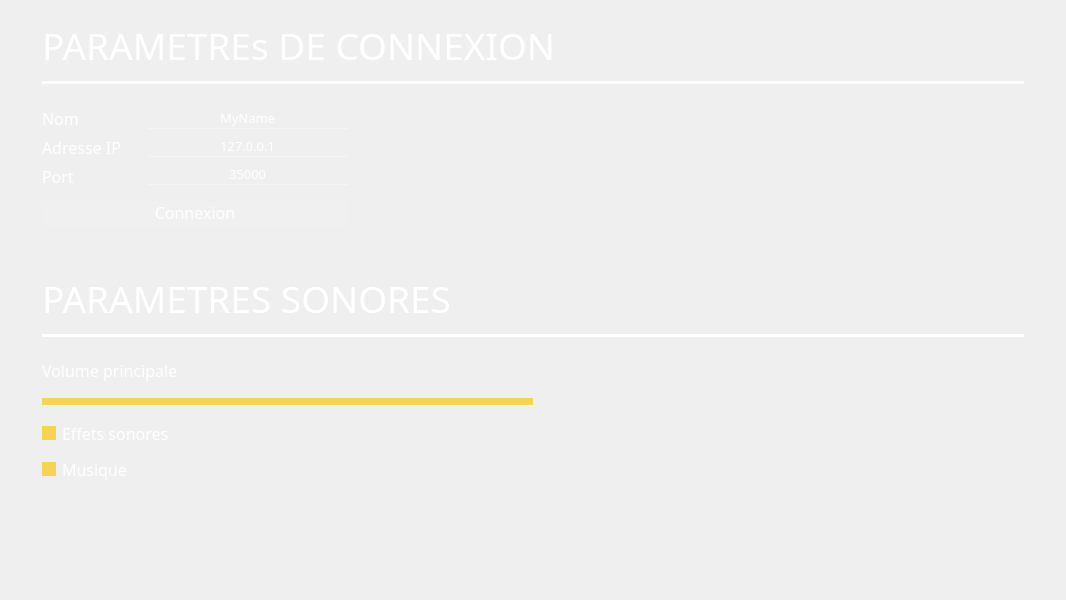
<?xml version="1.0" encoding="UTF-8"?>
<ui version="4.0">
 <class>W_ScreenSettings</class>
 <widget class="QWidget" name="W_ScreenSettings">
  <property name="geometry">
   <rect>
    <x>0</x>
    <y>0</y>
    <width>1066</width>
    <height>600</height>
   </rect>
  </property>
  <property name="windowTitle">
   <string>Form</string>
  </property>
  <layout class="QHBoxLayout" name="horizontalLayout_5">
   <item>
    <spacer name="horizontalSpacer_4">
     <property name="orientation">
      <enum>Qt::Horizontal</enum>
     </property>
     <property name="sizeHint" stdset="0">
      <size>
       <width>40</width>
       <height>20</height>
      </size>
     </property>
    </spacer>
   </item>
   <item>
    <widget class="QScrollArea" name="scrollArea">
     <property name="minimumSize">
      <size>
       <width>1000</width>
       <height>0</height>
      </size>
     </property>
     <property name="styleSheet">
      <string notr="true">QScrollBar
{
	border: none;
	background-color:rgba(250,250,250,50);
	width:10px;
	margin: 0px 0px 0px 0px;
	border-radius:5px;
}

QWidget
{
background-color:rgba(0,0,0,0);
}

QFrame
{
	border: none;
}</string>
     </property>
     <property name="verticalScrollBarPolicy">
      <enum>Qt::ScrollBarAlwaysOff</enum>
     </property>
     <property name="horizontalScrollBarPolicy">
      <enum>Qt::ScrollBarAlwaysOff</enum>
     </property>
     <property name="sizeAdjustPolicy">
      <enum>QAbstractScrollArea::AdjustToContents</enum>
     </property>
     <property name="widgetResizable">
      <bool>true</bool>
     </property>
     <property name="alignment">
      <set>Qt::AlignCenter</set>
     </property>
     <widget class="QWidget" name="scrollAreaWidgetContents">
      <property name="geometry">
       <rect>
        <x>0</x>
        <y>0</y>
        <width>1000</width>
        <height>578</height>
       </rect>
      </property>
      <layout class="QVBoxLayout" name="verticalLayout_8">
       <item>
        <layout class="QVBoxLayout" name="verticalLayout_5">
         <property name="spacing">
          <number>10</number>
         </property>
         <property name="topMargin">
          <number>0</number>
         </property>
         <property name="bottomMargin">
          <number>10</number>
         </property>
         <item>
          <layout class="QHBoxLayout" name="horizontalLayout_4">
           <item>
            <widget class="QLabel" name="label">
             <property name="font">
              <font>
               <family>Hogwarts</family>
               <pointsize>28</pointsize>
              </font>
             </property>
             <property name="styleSheet">
              <string notr="true">QLabel{
	color:white;
}</string>
             </property>
             <property name="text">
              <string>PARAMETREs DE CONNEXION</string>
             </property>
            </widget>
           </item>
           <item>
            <widget class="QLabel" name="input_connectionState">
             <property name="font">
              <font>
               <family>Hogwarts</family>
               <pointsize>14</pointsize>
              </font>
             </property>
             <property name="styleSheet">
              <string notr="true"/>
             </property>
             <property name="text">
              <string/>
             </property>
             <property name="alignment">
              <set>Qt::AlignBottom|Qt::AlignLeading|Qt::AlignLeft</set>
             </property>
            </widget>
           </item>
          </layout>
         </item>
         <item>
          <widget class="Line" name="line">
           <property name="styleSheet">
            <string notr="true">QFrame
{
	color:white;
	background-color:white;
}</string>
           </property>
           <property name="orientation">
            <enum>Qt::Horizontal</enum>
           </property>
          </widget>
         </item>
        </layout>
       </item>
       <item>
        <layout class="QHBoxLayout" name="horizontalLayout_2" stretch="0,0">
         <item>
          <layout class="QVBoxLayout" name="verticalLayout_3">
           <item>
            <layout class="QHBoxLayout" name="horizontalLayout">
             <item>
              <layout class="QVBoxLayout" name="verticalLayout_2">
               <item>
                <widget class="QLabel" name="label_5">
                 <property name="minimumSize">
                  <size>
                   <width>100</width>
                   <height>0</height>
                  </size>
                 </property>
                 <property name="maximumSize">
                  <size>
                   <width>100</width>
                   <height>16777215</height>
                  </size>
                 </property>
                 <property name="font">
                  <font>
                   <family>Hogwarts</family>
                   <pointsize>12</pointsize>
                  </font>
                 </property>
                 <property name="styleSheet">
                  <string notr="true">QLabel{
	color:white;
}</string>
                 </property>
                 <property name="text">
                  <string>Nom</string>
                 </property>
                </widget>
               </item>
               <item>
                <widget class="QLabel" name="label_2">
                 <property name="sizePolicy">
                  <sizepolicy hsizetype="Preferred" vsizetype="Maximum">
                   <horstretch>0</horstretch>
                   <verstretch>0</verstretch>
                  </sizepolicy>
                 </property>
                 <property name="minimumSize">
                  <size>
                   <width>100</width>
                   <height>0</height>
                  </size>
                 </property>
                 <property name="maximumSize">
                  <size>
                   <width>100</width>
                   <height>16777215</height>
                  </size>
                 </property>
                 <property name="font">
                  <font>
                   <family>Hogwarts</family>
                   <pointsize>12</pointsize>
                  </font>
                 </property>
                 <property name="styleSheet">
                  <string notr="true">QLabel{
	color:white;
}</string>
                 </property>
                 <property name="text">
                  <string>Adresse IP</string>
                 </property>
                </widget>
               </item>
               <item>
                <widget class="QLabel" name="label_3">
                 <property name="sizePolicy">
                  <sizepolicy hsizetype="Preferred" vsizetype="Maximum">
                   <horstretch>0</horstretch>
                   <verstretch>0</verstretch>
                  </sizepolicy>
                 </property>
                 <property name="minimumSize">
                  <size>
                   <width>100</width>
                   <height>0</height>
                  </size>
                 </property>
                 <property name="maximumSize">
                  <size>
                   <width>100</width>
                   <height>16777215</height>
                  </size>
                 </property>
                 <property name="font">
                  <font>
                   <family>Hogwarts</family>
                   <pointsize>12</pointsize>
                  </font>
                 </property>
                 <property name="styleSheet">
                  <string notr="true">QLabel{
	color:white;
}</string>
                 </property>
                 <property name="text">
                  <string>Port</string>
                 </property>
                </widget>
               </item>
              </layout>
             </item>
             <item>
              <layout class="QVBoxLayout" name="verticalLayout">
               <item>
                <widget class="QLineEdit" name="input_name">
                 <property name="minimumSize">
                  <size>
                   <width>100</width>
                   <height>0</height>
                  </size>
                 </property>
                 <property name="maximumSize">
                  <size>
                   <width>200</width>
                   <height>16777215</height>
                  </size>
                 </property>
                 <property name="font">
                  <font>
                   <family>Hogwarts</family>
                   <pointsize>10</pointsize>
                   <weight>50</weight>
                   <bold>false</bold>
                  </font>
                 </property>
                 <property name="styleSheet">
                  <string notr="true">QLineEdit{
	background-color:rgba(250,250,250,3);
	border-bottom: 1px solid rgba(250,250,250,150);
	border-top: 0px solid white;
	border-left: 0px solid white;
	border-right: 0px solid white;
	color:white;
	padding:0px;
}

QLineEdit::hover{
	background-color:rgba(250,250,250,8);
	border-bottom: 1px solid rgba(250,250,250,200);
	color:white;
}</string>
                 </property>
                 <property name="text">
                  <string>MyName</string>
                 </property>
                 <property name="alignment">
                  <set>Qt::AlignCenter</set>
                 </property>
                </widget>
               </item>
               <item>
                <widget class="QLineEdit" name="input_ip">
                 <property name="sizePolicy">
                  <sizepolicy hsizetype="Minimum" vsizetype="Maximum">
                   <horstretch>0</horstretch>
                   <verstretch>0</verstretch>
                  </sizepolicy>
                 </property>
                 <property name="minimumSize">
                  <size>
                   <width>0</width>
                   <height>0</height>
                  </size>
                 </property>
                 <property name="maximumSize">
                  <size>
                   <width>16777215</width>
                   <height>16777215</height>
                  </size>
                 </property>
                 <property name="font">
                  <font>
                   <family>Hogwarts</family>
                   <pointsize>10</pointsize>
                   <weight>50</weight>
                   <bold>false</bold>
                  </font>
                 </property>
                 <property name="styleSheet">
                  <string notr="true">QLineEdit{
	background-color:rgba(250,250,250,3);
	border-bottom: 1px solid rgba(250,250,250,150);
	border-top: 0px solid white;
	border-left: 0px solid white;
	border-right: 0px solid white;
	color:white;
}

QLineEdit::hover{
	background-color:rgba(250,250,250,8);
	border-bottom: 1px solid rgba(250,250,250,200);
	color:white;
}</string>
                 </property>
                 <property name="text">
                  <string>127.0.0.1</string>
                 </property>
                 <property name="alignment">
                  <set>Qt::AlignCenter</set>
                 </property>
                </widget>
               </item>
               <item>
                <widget class="QSpinBox" name="input_port">
                 <property name="minimumSize">
                  <size>
                   <width>0</width>
                   <height>0</height>
                  </size>
                 </property>
                 <property name="maximumSize">
                  <size>
                   <width>16777215</width>
                   <height>16777215</height>
                  </size>
                 </property>
                 <property name="font">
                  <font>
                   <family>Hogwarts</family>
                   <pointsize>10</pointsize>
                   <weight>50</weight>
                   <bold>false</bold>
                  </font>
                 </property>
                 <property name="styleSheet">
                  <string notr="true">QSpinBox{
	background-color:rgba(250,250,250,3);
	border-bottom: 1px solid rgba(250,250,250,150);
	border-top: 0px solid white;
	border-left: 0px solid white;
	border-right: 0px solid white;
	color:white;
}

QSpinBox::hover{
	background-color:rgba(250,250,250,8);
	border-bottom: 1px solid rgba(250,250,250,200);
	color:white;
}</string>
                 </property>
                 <property name="alignment">
                  <set>Qt::AlignCenter</set>
                 </property>
                 <property name="buttonSymbols">
                  <enum>QAbstractSpinBox::NoButtons</enum>
                 </property>
                 <property name="maximum">
                  <number>65535</number>
                 </property>
                 <property name="value">
                  <number>35000</number>
                 </property>
                </widget>
               </item>
              </layout>
             </item>
            </layout>
           </item>
           <item>
            <widget class="QPushButton" name="buttonConnect">
             <property name="font">
              <font>
               <family>Hogwarts</family>
               <pointsize>12</pointsize>
              </font>
             </property>
             <property name="styleSheet">
              <string notr="true">QPushButton{
	background-color:rgba(250,250,250,20);
	color:white;
	border-radius:3px;
	padding-bottom:4px;
}
QPushButton:hover{
	background-color:rgba(250,250,250,40);
}

QPushButton:pressed{
	background-color:rgba(250,250,250,100);
}</string>
             </property>
             <property name="text">
              <string>Connexion</string>
             </property>
            </widget>
           </item>
          </layout>
         </item>
         <item>
          <spacer name="horizontalSpacer_2">
           <property name="orientation">
            <enum>Qt::Horizontal</enum>
           </property>
           <property name="sizeHint" stdset="0">
            <size>
             <width>68</width>
             <height>137</height>
            </size>
           </property>
          </spacer>
         </item>
        </layout>
       </item>
       <item>
        <layout class="QVBoxLayout" name="verticalLayout_6">
         <property name="spacing">
          <number>10</number>
         </property>
         <property name="topMargin">
          <number>30</number>
         </property>
         <property name="bottomMargin">
          <number>10</number>
         </property>
         <item>
          <widget class="QLabel" name="label_6">
           <property name="font">
            <font>
             <family>Hogwarts</family>
             <pointsize>28</pointsize>
            </font>
           </property>
           <property name="styleSheet">
            <string notr="true">QLabel{
	color:white;
}</string>
           </property>
           <property name="text">
            <string>PARAMETRES SONORES</string>
           </property>
          </widget>
         </item>
         <item>
          <widget class="Line" name="line_2">
           <property name="styleSheet">
            <string notr="true">QFrame
{
	color:white;
	background-color:white;
}</string>
           </property>
           <property name="orientation">
            <enum>Qt::Horizontal</enum>
           </property>
          </widget>
         </item>
        </layout>
       </item>
       <item>
        <layout class="QHBoxLayout" name="horizontalLayout_3" stretch="0,0">
         <item>
          <layout class="QVBoxLayout" name="verticalLayout_4">
           <item>
            <widget class="QLabel" name="label_4">
             <property name="sizePolicy">
              <sizepolicy hsizetype="Preferred" vsizetype="Maximum">
               <horstretch>0</horstretch>
               <verstretch>0</verstretch>
              </sizepolicy>
             </property>
             <property name="font">
              <font>
               <family>Hogwarts</family>
               <pointsize>12</pointsize>
              </font>
             </property>
             <property name="styleSheet">
              <string notr="true">QLabel{
	color:white;
}</string>
             </property>
             <property name="text">
              <string>Volume principale</string>
             </property>
            </widget>
           </item>
           <item>
            <widget class="QSlider" name="volumeSlider">
             <property name="styleSheet">
              <string notr="true">QSlider::groove{
                    border: no border;
                    background-color:rgba(250,250,250,0);
                    height:7px;
                    margin: 0px 0px 0px 0px;
                    border-radius:5px;
}

QSlider::handle{
				background:transparent;
                min-height: 20px;
				width: 20px;
				margin-right:-10px;
}

QSlider::add-page:horizontal {
				background: rgba(250,250,250,20);
				min-width:0px;
}

QSlider::sub-page:horizontal {
				background: rgba(250,200,45,200);
}</string>
             </property>
             <property name="maximum">
              <number>100</number>
             </property>
             <property name="value">
              <number>100</number>
             </property>
             <property name="orientation">
              <enum>Qt::Horizontal</enum>
             </property>
            </widget>
           </item>
           <item>
            <widget class="QCheckBox" name="input_sounds">
             <property name="font">
              <font>
               <family>Hogwarts</family>
               <pointsize>12</pointsize>
              </font>
             </property>
             <property name="styleSheet">
              <string notr="true">QCheckBox{
	color:white;
}

QCheckBox::indicator:checked {
	background-color : rgba(250,200,45,200);
}
QCheckBox::indicator:checked:hover {
	background-color : rgba(250,200,45,250);
}

QCheckBox::indicator:unchecked {
	background-color : rgba(250,250,250,20);
}
QCheckBox::indicator:unchecked:hover {
	background-color : rgba(250,250,250,40);
}</string>
             </property>
             <property name="text">
              <string>Effets sonores</string>
             </property>
             <property name="checked">
              <bool>true</bool>
             </property>
            </widget>
           </item>
           <item>
            <widget class="QCheckBox" name="input_music">
             <property name="font">
              <font>
               <family>Hogwarts</family>
               <pointsize>12</pointsize>
              </font>
             </property>
             <property name="styleSheet">
              <string notr="true">QCheckBox{
	color:white;
}

QCheckBox::indicator:checked {
	background-color : rgba(250,200,45,200);
}
QCheckBox::indicator:checked:hover {
	background-color : rgba(250,200,45,250);
}

QCheckBox::indicator:unchecked {
	background-color : rgba(250,250,250,20);
}
QCheckBox::indicator:unchecked:hover {
	background-color : rgba(250,250,250,40);
}</string>
             </property>
             <property name="text">
              <string>Musique</string>
             </property>
             <property name="checked">
              <bool>true</bool>
             </property>
            </widget>
           </item>
          </layout>
         </item>
         <item>
          <spacer name="horizontalSpacer_3">
           <property name="orientation">
            <enum>Qt::Horizontal</enum>
           </property>
           <property name="sizeHint" stdset="0">
            <size>
             <width>68</width>
             <height>137</height>
            </size>
           </property>
          </spacer>
         </item>
        </layout>
       </item>
       <item>
        <spacer name="verticalSpacer">
         <property name="orientation">
          <enum>Qt::Vertical</enum>
         </property>
         <property name="sizeHint" stdset="0">
          <size>
           <width>20</width>
           <height>40</height>
          </size>
         </property>
        </spacer>
       </item>
      </layout>
     </widget>
    </widget>
   </item>
   <item>
    <spacer name="horizontalSpacer">
     <property name="orientation">
      <enum>Qt::Horizontal</enum>
     </property>
     <property name="sizeHint" stdset="0">
      <size>
       <width>40</width>
       <height>20</height>
      </size>
     </property>
    </spacer>
   </item>
  </layout>
 </widget>
 <resources/>
 <connections/>
</ui>
